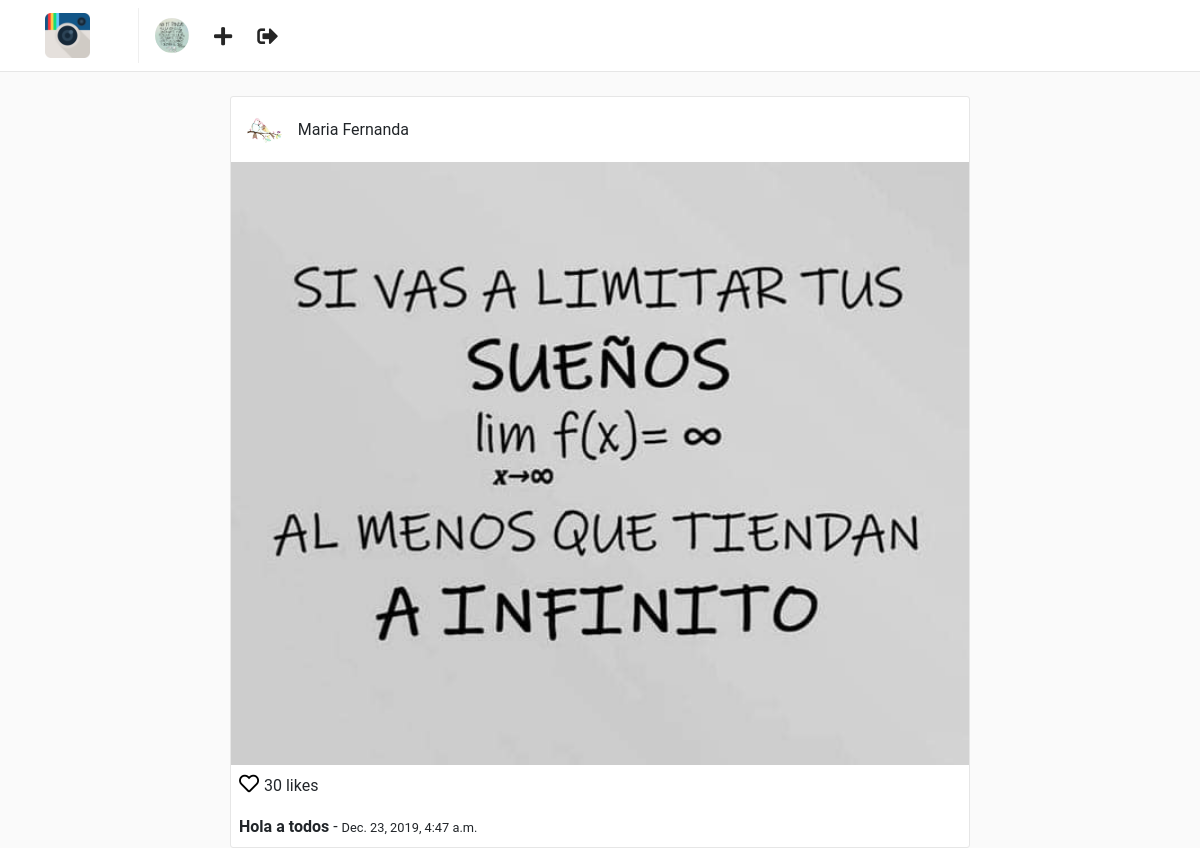
The app's page /posts/12/ (signed in) with its own data.
### user/models.py (models this page shows, shortened)
class Profile(models.Model):
    user = models.OneToOneField(User, on_delete=models.CASCADE)
    website = models.URLField(max_length=200, blank=True)
    biography = models.TextField(blank=True)
    phone_number = models.CharField(max_length=20, blank=True)
    picture = models.ImageField(upload_to='user/pictures',
                                blank=True,
                                null=True)
    created = models.DateTimeField(auto_now_add=True)
    modified = models.DateTimeField(auto_now=True)

### post/models.py (models this page shows, shortened)
class Post(models.Model):
    user = models.ForeignKey(User, on_delete=models.CASCADE)
    profile = models.ForeignKey('user.Profile', on_delete=models.CASCADE)
    title = models.CharField(max_length=255)
    photo = models.ImageField(upload_to='posts/photos')
    created = models.DateTimeField(auto_now_add=True)
    modified = models.DateTimeField(auto_now=True)

### post/views.py (the view)
class PostDetailView(LoginRequiredMixin, DetailView):
    template_name = 'posts/detail.html'
    queryset = Post.objects.all()
    context_object_name = 'post'

### templates/posts/detail.html (shortened to what this page needs)
{% extends "base.html" %}
{% block container %}
    <div class="container">
        <div class="row">
            {% include "posts/post_card.html" %}
        </div>
    </div>
{% endblock %}

### templates/nav.html
{% load static %}
<nav class="navbar navbar-expand-lg fixed-top" id="main-navbar">
    <div class="container">
        <a class="navbar-brand pr-5" style="border-right: 1px solid #efefef;" href="{% url "posts:app" %}">
            <img src="{% static "img/instagram.png" %}" height="45" class="d-inline-block align-top"/>
        </a>
        <div class="collapse navbar-collapse">
            <ul class="navbar-nav mr-auto">
                <li class="nav-item">
                    <a href="{% url "users:detail" request.user.username %}">
                        {% if request.user.profile.picture %}
                            <img src="{{ request.user.profile.picture.url }}" height="35" class="d-inline-block align-top rounded-circle"/>
                        {% else%}
                            <img src="{% static 'img/default-profile.png' %}" height="35" class="d-inline-block align-top rounded-circle"/>
                        {% endif %}
                    </a>
                </li>
                <li class="nav-item nav-icon">
                    <a href="{% url "posts:create" %}">
                        <i class="fas fa-plus"></i>
                    </a>
                </li>
                <li class="nav-item nav-icon">
                    <a href="{% url "users:logout" %}">
                        <i class="fas fa-sign-out-alt"></i>
                    </a>
                </li>
            </ul>
        </div>
    </div>
</nav>

### templates/posts/post_card.html
<div class="col-sm-12 col-md-8 offset-md-2 mt-5 p-0 post-container">
    <div class="media pt-3 pl-3 pb-1">
        <a href="{% url "users:detail" post.user.username %}">
            <img class="mr-3 rounded-circle" height="35" src="{{ post.profile.picture.url }}" alt="{{ post.user.get_full_name }}">
        </a>
        <div class="media-body">
            <p style="margin-top: 5px;">{{ post.user.get_full_name  }}</p>
        </div>
    </div>
    <img style="width: 100%;" src="{{ post.photo.url }}" alt="{{ post.title }}">
    <p class="mt-1 ml-2" >
        <a href="" style="color: #000; font-size: 20px;">
            <i class="far fa-heart"></i>
        </a> 30 likes
    </p>
    <p class="ml-2 mt-0 mb-2">
        <b>{{ post.title }}</b> - <small>{{ post.created }}</small>
    </p>
</div>

### static/css/main.css (style rules this page uses)
html, body { background: #fafafa; height: 100%; width: 100%; font-family: 'Roboto', sans-serif; }
#main-navbar { background: #fff; border-bottom: 1px solid rgba(0,0,0,.0975); }
.post-container { background: #fff; border: 1px solid #e6e6e6; border-radius: 3px; }
.nav-icon a { color: #262626; font-size: 1.3em; display: block; margin-top: .2em; margin-left: 1.2em; font-weight: 100; }

### records on screen
Post: profile.picture (picture), user.get_full_name "Maria Fernanda", photo (picture), title "Hola a todos", created "Dec. 23, 2019, 4:47 a.m."
